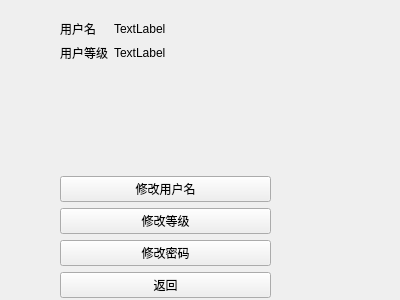
<?xml version="1.0" encoding="UTF-8"?>
<ui version="4.0">
 <class>usrManagerUI_modify</class>
 <widget class="QWidget" name="usrManagerUI_modify">
  <property name="windowModality">
   <enum>Qt::ApplicationModal</enum>
  </property>
  <property name="geometry">
   <rect>
    <x>0</x>
    <y>0</y>
    <width>400</width>
    <height>300</height>
   </rect>
  </property>
  <property name="windowTitle">
   <string>Form</string>
  </property>
  <widget class="QWidget" name="formLayoutWidget">
   <property name="geometry">
    <rect>
     <x>50</x>
     <y>10</y>
     <width>231</width>
     <height>298</height>
    </rect>
   </property>
   <layout class="QFormLayout" name="formLayout">
    <property name="leftMargin">
     <number>10</number>
    </property>
    <property name="topMargin">
     <number>10</number>
    </property>
    <property name="rightMargin">
     <number>10</number>
    </property>
    <property name="bottomMargin">
     <number>10</number>
    </property>
    <item row="0" column="0">
     <widget class="QLabel" name="label">
      <property name="text">
       <string>用户名</string>
      </property>
     </widget>
    </item>
    <item row="0" column="1">
     <widget class="QLabel" name="lbUsrName">
      <property name="text">
       <string>TextLabel</string>
      </property>
     </widget>
    </item>
    <item row="1" column="0">
     <widget class="QLabel" name="label_4">
      <property name="text">
       <string>用户等级</string>
      </property>
     </widget>
    </item>
    <item row="1" column="1">
     <widget class="QLabel" name="lbUsrLevel">
      <property name="text">
       <string>TextLabel</string>
      </property>
     </widget>
    </item>
    <item row="2" column="0">
     <spacer name="verticalSpacer">
      <property name="orientation">
       <enum>Qt::Vertical</enum>
      </property>
      <property name="sizeHint" stdset="0">
       <size>
        <width>20</width>
        <height>40</height>
       </size>
      </property>
     </spacer>
    </item>
    <item row="3" column="0" colspan="2">
     <widget class="QPushButton" name="pbModifyName">
      <property name="text">
       <string>修改用户名</string>
      </property>
     </widget>
    </item>
    <item row="4" column="0" colspan="2">
     <widget class="QPushButton" name="pbModifyLevel">
      <property name="text">
       <string>修改等级</string>
      </property>
     </widget>
    </item>
    <item row="5" column="0" colspan="2">
     <widget class="QPushButton" name="pbModifyPWD">
      <property name="text">
       <string>修改密码</string>
      </property>
     </widget>
    </item>
    <item row="6" column="0" colspan="2">
     <widget class="QPushButton" name="pbBack">
      <property name="text">
       <string>返回</string>
      </property>
     </widget>
    </item>
   </layout>
  </widget>
 </widget>
 <tabstops>
  <tabstop>pbModifyName</tabstop>
  <tabstop>pbModifyLevel</tabstop>
  <tabstop>pbModifyPWD</tabstop>
  <tabstop>pbBack</tabstop>
 </tabstops>
 <resources/>
 <connections/>
</ui>
